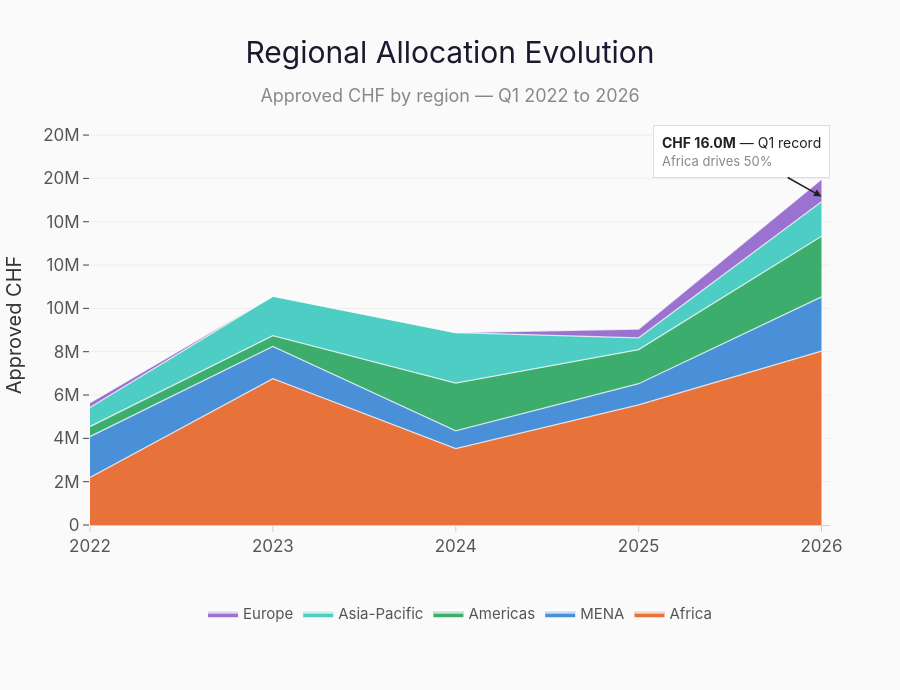

The notebook cell saved with this chart:
### Markdown cell above
## Figure A: Regional Allocation Evolution

Stacked area chart showing how approved CHF breaks down by region across each Q1 from 2022 to 2026.
Regions are stacked in descending order of total CHF so the dominant region sits at the base.

### Code cell
# Figure A: Regional Allocation Evolution
area_data = (
    q1_history
    .groupby(['approval_year', 'region'], as_index=False)['total_approved_chf']
    .sum()
)
area_data['approval_year'] = area_data['approval_year'].astype(int)

region_order = (
    area_data.groupby('region')['total_approved_chf']
    .sum().sort_values(ascending=False).index.tolist()
)

total_2026 = area_data[area_data['approval_year'] == 2026]['total_approved_chf'].sum()
top_region_2026 = (
    area_data[area_data['approval_year'] == 2026]
    .sort_values('total_approved_chf', ascending=False)
    .iloc[0]
)
top_region_share = top_region_2026['total_approved_chf'] / total_2026

fig = go.Figure()
for region in region_order:
    subset = area_data[area_data['region'] == region].sort_values('approval_year')
    color = REGION_COLORS.get(region, GREY)
    fig.add_trace(go.Scatter(
        x=subset['approval_year'],
        y=subset['total_approved_chf'],
        mode='lines',
        name=region,
        stackgroup='one',
        fillcolor=color,
        line={'color': 'rgba(255,255,255,0.7)', 'width': 1.3},
        hovertemplate=f'<b>{region}</b><br>Q1 %{{x}}: CHF %{{y:,.0f}}<extra></extra>',
    ))

fig.add_annotation(
    x=2026,
    y=total_2026 * 0.95,
    xref='x',
    yref='y',
    text=(f'<b>{human_chf(total_2026)}</b> — Q1 record<br>'
          f'<span style="font-size:13px;color:#888;">{top_region_2026["region"]} drives {top_region_share:.0%}</span>'),
    showarrow=True,
    ax=-80,
    ay=-45,
    arrowcolor=INK,
    arrowwidth=1.5,
    arrowhead=2,
    bgcolor='white',
    bordercolor='#ddd',
    borderwidth=1,
    borderpad=8,
    font={'size': 14, 'color': INK, 'family': FLR_FONT},
    align='left'
)

fig.update_layout(
    **flr_layout(
        'Regional Allocation Evolution',
        subtitle='Approved CHF by region — Q1 2022 to 2026',
        height=690,
        margin_b=165,
        margin_t=125,
        margin_r=70,
    ),
    legend=flr_legend(y=-0.18),
    xaxis=flr_xaxis('', tickmode='linear', dtick=1),
    yaxis=flr_yaxis('Approved CHF', tickformat=',.0s'),
)

save_figure(fig, 'figure_a_regional_evolution', width=1400, height=690)
fig

### Figure 1 — Plotly figure (JSON) as saved in the notebook; plotly's stock layout.template omitted (floating-point values rounded to 4 significant figures)
{"data": [{"fillcolor": "#E8733A", "hovertemplate": "<b>Africa</b><br>Q1 %{x}: CHF %{y:,.0f}<extra></extra>", "line": {"color": "rgba(255,255,255,0.7)", "width": 1.3}, "mode": "lines", "name": "Africa", "stackgroup": "one", "type": "scatter", "x": [2022, 2023, 2024, 2025, 2026], "y": [2193565, 6758100, 3524481, 5549116, 8030071]}, {"fillcolor": "#4A90D9", "hovertemplate": "<b>MENA</b><br>Q1 %{x}: CHF %{y:,.0f}<extra></extra>", "line": {"color": "rgba(255,255,255,0.7)", "width": 1.3}, "mode": "lines", "name": "MENA", "stackgroup": "one", "type": "scatter", "x": [2022, 2023, 2024, 2025, 2026], "y": [1888441, 1482577, 821866, 972623, 2498084]}, {"fillcolor": "#3DAD6E", "hovertemplate": "<b>Americas</b><br>Q1 %{x}: CHF %{y:,.0f}<extra></extra>", "line": {"color": "rgba(255,255,255,0.7)", "width": 1.3}, "mode": "lines", "name": "Americas", "stackgroup": "one", "type": "scatter", "x": [2022, 2023, 2024, 2025, 2026], "y": [461092, 496166, 2202983, 1571822, 2803219]}, {"fillcolor": "#4ECDC4", "hovertemplate": "<b>Asia-Pacific</b><br>Q1 %{x}: CHF %{y:,.0f}<extra></extra>", "line": {"color": "rgba(255,255,255,0.7)", "width": 1.3}, "mode": "lines", "name": "Asia-Pacific", "stackgroup": "one", "type": "scatter", "x": [2022, 2023, 2024, 2025, 2026], "y": [878556, 1829297, 2333926, 543965, 1590428]}, {"fillcolor": "#9B72CF", "hovertemplate": "<b>Europe</b><br>Q1 %{x}: CHF %{y:,.0f}<extra></extra>", "line": {"color": "rgba(255,255,255,0.7)", "width": 1.3}, "mode": "lines", "name": "Europe", "stackgroup": "one", "type": "scatter", "x": [2022, 2025, 2026], "y": [224676, 410093, 1040801]}], "layout": {"annotations": [{"align": "left", "arrowcolor": "#222222", "arrowhead": 2, "arrowwidth": 1.5, "ax": -80, "ay": -45, "bgcolor": "white", "bordercolor": "#ddd", "borderpad": 8, "borderwidth": 1, "font": {"color": "#222222", "family": "Inter, Segoe UI, Helvetica Neue, Arial, sans-serif", "size": 14}, "showarrow": true, "text": "<b>CHF 16.0M</b> — Q1 record<br><span style=\"font-size:13px;color:#888;\">Africa drives 50%</span>", "x": 2026, "xref": "x", "y": 15160000.0, "yref": "y"}], "font": {"color": "#444444", "family": "Inter, Segoe UI, Helvetica Neue, Arial, sans-serif", "size": 15}, "height": 690, "hoverlabel": {"bgcolor": "white", "bordercolor": "#ddd", "font": {"family": "Inter, Segoe UI, Helvetica Neue, Arial, sans-serif", "size": 14}}, "legend": {"bgcolor": "rgba(0,0,0,0)", "borderwidth": 0, "font": {"color": "#555555", "family": "Inter, Segoe UI, Helvetica Neue, Arial, sans-serif", "size": 15}, "itemsizing": "constant", "orientation": "h", "x": 0.5, "xanchor": "center", "y": -0.18, "yanchor": "top"}, "margin": {"b": 165, "l": 90, "r": 70, "t": 125}, "paper_bgcolor": "#fafafa", "plot_bgcolor": "#fafafa", "title": {"font": {"color": "#1a1a2e", "family": "Inter, Segoe UI Semibold, Inter, Segoe UI, Helvetica Neue, Arial, sans-serif", "size": 30}, "pad": {"b": 18}, "text": "Regional Allocation Evolution<br><span style=\"font-size:18px;color:#888;\">Approved CHF by region — Q1 2022 to 2026</span>", "x": 0.5, "xanchor": "center"}, "xaxis": {"automargin": true, "dtick": 1, "linecolor": "#d0d0d0", "linewidth": 1, "showgrid": false, "showline": true, "tickcolor": "#d0d0d0", "tickfont": {"color": "#555555", "family": "Inter, Segoe UI, Helvetica Neue, Arial, sans-serif", "size": 17}, "ticklen": 6, "tickmode": "linear", "ticks": "outside", "tickwidth": 1, "title": {"font": {"color": "#333333", "family": "Inter, Segoe UI, Helvetica Neue, Arial, sans-serif", "size": 20}, "standoff": 16, "text": ""}, "zeroline": false}, "yaxis": {"automargin": true, "gridcolor": "#e8e8e8", "gridwidth": 0.7, "showgrid": true, "showline": false, "tickfont": {"color": "#555555", "family": "Inter, Segoe UI, Helvetica Neue, Arial, sans-serif", "size": 17}, "tickformat": ",.0s", "ticklen": 6, "ticks": "outside", "tickwidth": 1, "title": {"font": {"color": "#333333", "family": "Inter, Segoe UI, Helvetica Neue, Arial, sans-serif", "size": 20}, "standoff": 16, "text": "Approved CHF"}, "zeroline": false}}}
